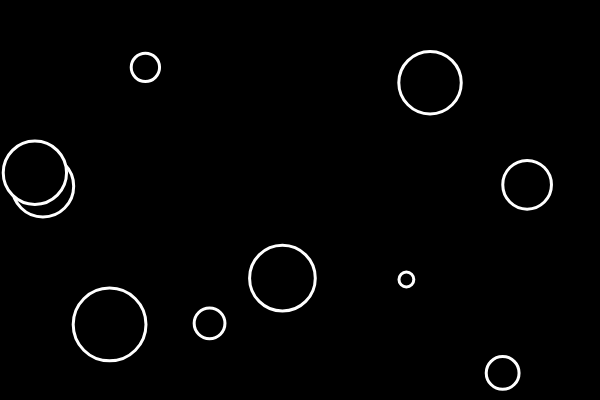
Frame 1 (no input)
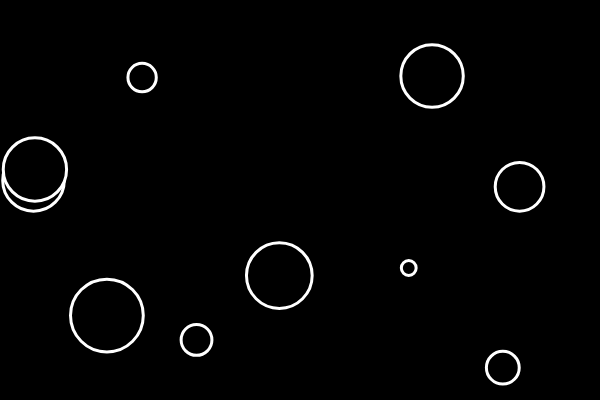
Frame 60 (no input)
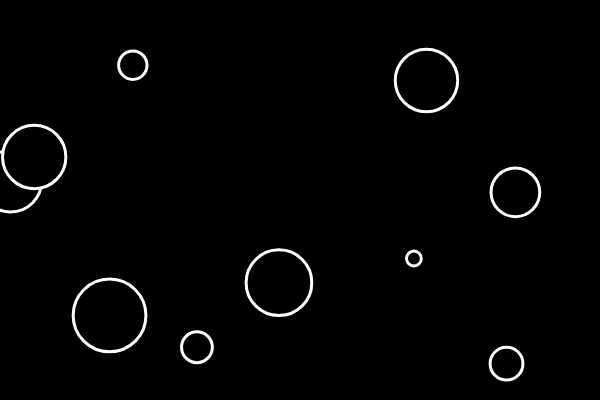
Frame 120 (the mouse pressed at the canvas centre since frame 60)

The p5.js sketch that drew these frames (run headless with seeded random() and noise() and a simulated clock; from frame 60 on, the mouse is pressed at the canvas centre):

// p5.js sketch
// ── sketch.js
let bubbles = [];

function setup() {
  createCanvas(600, 400);
  for (let i = 0; i < 10; i++) {
    let x = random(width);
    let y = random(height);
    let r = random(10, 80);
    let b = new Bubble(x, y, r);
    bubbles.push(b);
  }
}

function mousePressed() {
  for (let i = 0; i < bubbles.length; i++) {
    if (bubbles[i].contains(mouseX, mouseY)) {
      // use splice to remove from array
      // at index i, 1 object
      bubbles.splice(i, 1);
    }
  }
}

function draw() {
  background(0);
  // if manipulating an array while iterating over it,
  // be careful - the index is changing as you splice
  // safer to iterate backwards
  for (let i = bubbles.length - 1; i >= 0; i--) {
    if (bubbles[i].contains(mouseX, mouseY)) {
      bubbles[i].changeColor(255);
    } else {
      bubbles[i].changeColor(0);
    }

    bubbles[i].move();
    bubbles[i].show();
  }
}

class Bubble {
  constructor(x, y, r) {
    this.x = x;
    this.y = y;
    this.r = r;
    this.brightness = 0;
  }

  contains(px, py) {
    let d = dist(px, py, this.x, this.y);
    if (d <= this.r) {
      return true;
    } else {
      return false;
    }
  }

  changeColor(bright) {
    this.brightness = bright;
  }

  move() {
    this.x = this.x + random(-2, 2);
    this.y = this.y + random(-2, 2);
  }

  show() {
    fill(this.brightness);
    stroke(255);
    strokeWeight(3);
    ellipse(this.x, this.y, this.r);
  }
}
